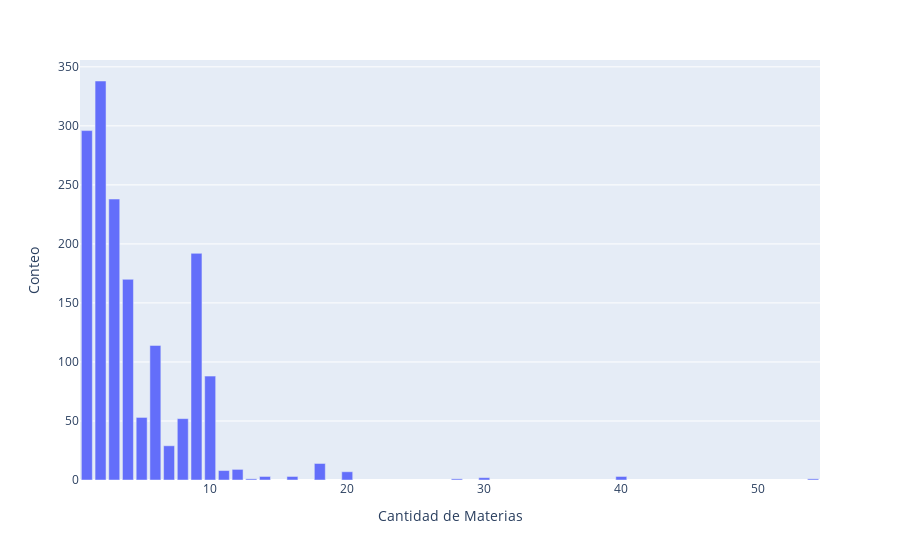

The cell this chart's notebook holds for it:
### Code cell
#  El profesor que enseña informática que otras materias enseña
df = df_og.copy()
cedulas = df_og[df_og['Clases'] == 'Tecnología e informática.']['ID'].unique()
materias = df.groupby(['ID'])['Clases'].size().reset_index() # Cantidad de materias que dan los profes
materias.columns = ['Cedula','Cantidad de Materias']
_df = materias.groupby(['Cantidad de Materias']).count().reset_index()
_df.columns = ['Cantidad de Materias','Conteo']
fig = px.bar(_df,x="Cantidad de Materias",y="Conteo")
fig.show()

### Figure 1 — Plotly figure (JSON) as saved in the notebook; plotly's stock layout.template omitted (floating-point values rounded to 4 significant figures)
{"data": [{"alignmentgroup": "True", "hovertemplate": "Cantidad de Materias=%{x}<br>Conteo=%{y}<extra></extra>", "legendgroup": "", "marker": {"color": "#636efa", "pattern": {"shape": ""}}, "name": "", "offsetgroup": "", "orientation": "v", "showlegend": false, "textposition": "auto", "type": "bar", "x": [1, 2, 3, 4, 5, 6, 7, 8, 9, 10, 11, 12, 13, 14, 16, 18, 20, 28, 30, 40, 54], "xaxis": "x", "y": [296, 338, 238, 170, 53, 114, 29, 52, 192, 88, 8, 9, 1, 3, 3, 14, 7, 1, 2, 3, 1], "yaxis": "y"}], "layout": {"barmode": "relative", "legend": {"tracegroupgap": 0}, "margin": {"t": 60}, "xaxis": {"anchor": "y", "domain": [0, 1], "title": {"text": "Cantidad de Materias"}}, "yaxis": {"anchor": "x", "domain": [0, 1], "title": {"text": "Conteo"}}}}
